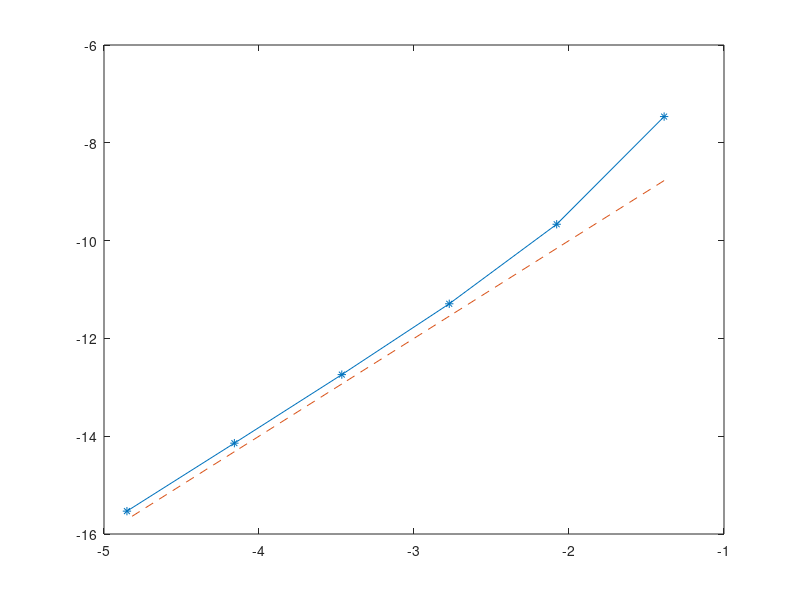

MATLAB code to generate this figure:
clear All;
close All;
clc;
clear;
% Input Data
N=[4,8,16,32,64,128];

x_L=1;
alpha=1;
a=@(t) (0);
b=@(t) (0);
g=@(x) sin(pi*x);
t_f=1;

%The analytical solution is
ua=@(x,t)(sin((pi).*x).*exp((-1).*((pi).^2).*t));

inf_error=zeros(1,length(N));
norm_error=zeros(1,length(N));
h=1./N;
for t=1:length(N)
    dx=h(t);
    dt=dx*dx;
    nx=x_L/dx;
    r=(alpha*dt)/(dx^2);
    t1=0:dt:t_f;
    x1=0:dx:x_L;
    nt=length(t1)-1;
    
    u_i=zeros;
    u_0=g(x1);

    A=zeros(nx-1,nx-1)+diag(ones(nx-1,1)*(-1-2*r),0)+diag(ones(nx-2,1)*r,-1)+diag(ones(nx-2,1)*r,1);
    % u(t,x) is deternuned sequentially
    %for backward method
    for it=2:nt+1
        B=-u_0(2:nx)';
        B(1)=B(1)-r*a(t1(it));
        B(end)=B(end)-r*b(t1(it));
        u1 =(A\B);
        u_i =[ a(t1(it)) u1' b(t1(it))];
        u_0=u_i;
    end
    %calculate all error for each t_f=1
    calua=ua(x1,t1(it));
    error=abs(calua-u_i);
    %error calculation
    %inf norm
    inf_error(t)=max(error);
    %L 2_norm
    err=0;
    for jt=1:length(error)
        err=err+(error(jt))^2;
    end
    err=(err*dx)^(1/2);
    norm_error(t)=err;
end

%EOC calculation 
EOC=zeros(1,length(N));
EOC(1)=0;
for it=1:length(N)-1
    EOC(it+1)=((log(norm_error(it)/norm_error(it+1)))/(log(h(it)/h(it+1))));
end

fprintf("   h   norm_inf_error    norm_2_error    EOC\n-----------------------------------------------------------------\n");
for it= 1:length(N)
    fprintf("%10d %10s %10s %10s\n",h(it),inf_error(it),norm_error(it),EOC(it));
end
plot(log(h),log(inf_error),'-*',log(h),2*log(h)-6,'--');
